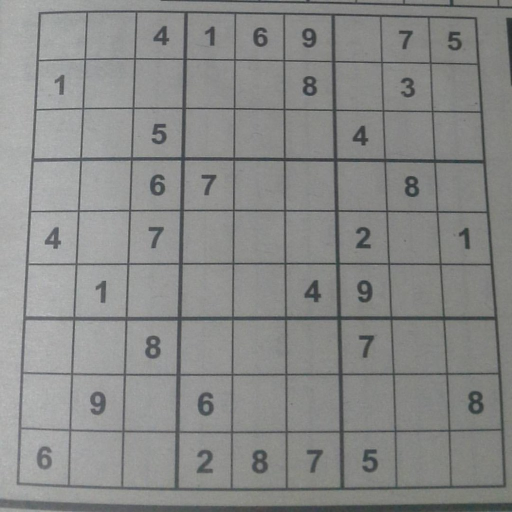
#> input picture sud.jpg, 1024 x 1024 px (shown at 1/2 size)
$ python imgPr2.py
#> lines starting #> are read from the running program, lines starting #| are printed output that depends on the picture
import cv2 as cv
import numpy as np
img_i = cv.imread("sud.jpg")
#> img_i is the input picture: shape (1024, 1024, 3); mean B, G, R 135.7, 137.1, 136.2
img = cv.resize(img_i, (400, 400), interpolation=cv.INTER_AREA)
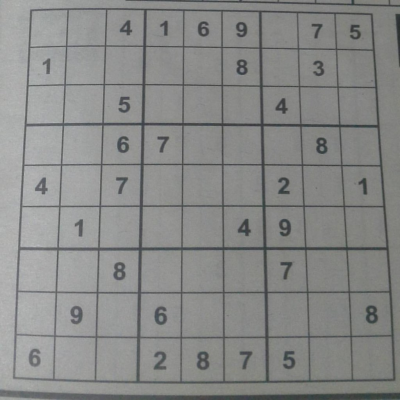
#> img: shape (400, 400, 3); mean B, G, R 135.7, 137.1, 136.2
img = cv.cvtColor(img, cv.COLOR_BGR2GRAY)
#> img: shape (400, 400)


initial = np.float32([[31,10],[373,15],[14,377],[394,381]])
final = np.float32([[0,0],[1000,0],[0,1000],[1000,1000]])

M = cv.getPerspectiveTransform(initial, final)

img_f = cv.warpPerspective(img, M, (1000, 1000))
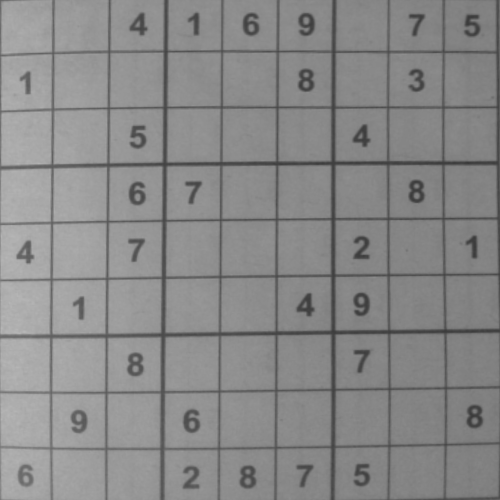
#> img_f: shape (1000, 1000) (shown at 1/2 size); min 57, max 185, mean 136.7

cv.namedWindow('image', cv.WINDOW_NORMAL)
cv.resizeWindow('image', 1000, 1000)
cv.imshow('image', img_f)
cv.waitKey(0)
cv.destroyAllWindows()
